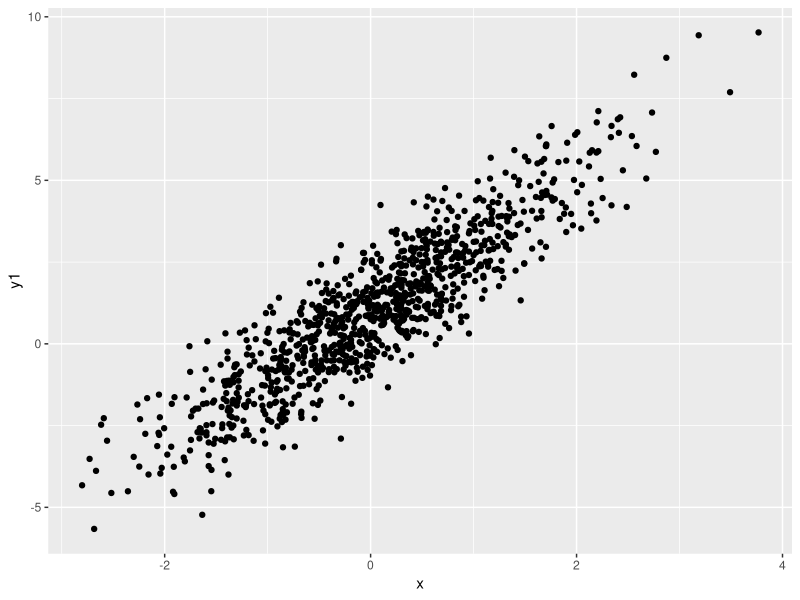
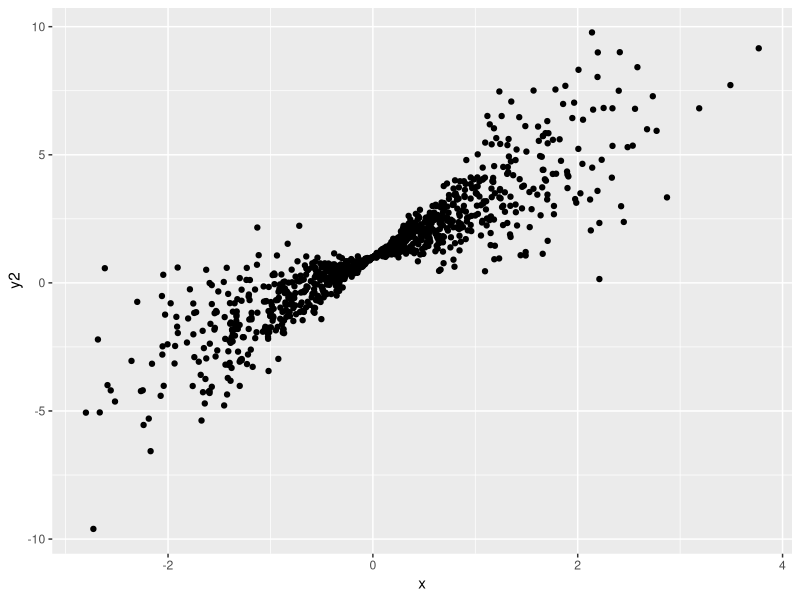

Source code (R) for these figures, in order:
# Question 1

## setup

library(ggplot2)
library(tibble)

## (1)

N <- 1000
x <- rnorm(N)
u1 <- rnorm(N)
u2 <- sapply(x, function(xi){rnorm(1,sd = abs(xi))})
a <- 1
b <- 2

### Model 1 & 2:
y1 <- a + b * x + u1
df_Model_1 <- tibble(y = y1, x)
y2 <- a + b * x + u2
df_Model_2 <- tibble(y = y2, x)

### draw plots respectively
scat_Model_1 <- ggplot(df_Model_1, aes(x, y)) +
  geom_point() +
  labs(x = 'x', y = 'y1')
scat_Model_2 <- ggplot(df_Model_2, aes(x, y)) +
  geom_point() +
  labs(x = 'x', y = 'y2')
ggsave(scat_Model_1, filename = 'Part_II/Question_1/scat_Model_1.png')
ggsave(scat_Model_2, filename = 'Part_II/Question_1/scat_Model_2.png')

## (2)

### funciton construction

reg <- function(x, y, n){
  df = tibble(x,y)
  x_bar <- mean(x)
  y_bar <- mean(y)
  SST <- sum((df$x - x_bar)^2)
  
  b_hat <- sum((df$y - y_bar) * (df$x - x_bar)) / SST
  a_hat <- y_bar - b_hat * x_bar
  sigma_hat_square = sum((df$y - a_hat - b_hat * df$x)^2) / (n -2)
  se_b_hat_0 <- sqrt(sigma_hat_square / SST)
  se_b_hat_1 <- sqrt(sum((df$x - x_bar)^2 * (df$y - a_hat - b_hat * df$x)^2) / SST^2)
  result <- c(b_hat, a_hat, sigma_hat_square, se_b_hat_0, se_b_hat_1)
  names(result) = c('b_hat', 'a_hat',  'sigma_hat^2', 'se_0', 'se_1')
  return(result)
}

### reg and compare
reg_Model_1 <- reg(x, y1, N)
print(reg_Model_1)
lm_Model_1 <- lm(y1 ~ x)

reg_Model_2 <- reg(x, y2, N)
print(reg_Model_2)
lm_Model_2 <- lm(y2 ~ x)

t_value_1 <- reg_Model_1["b_hat"] / reg_Model_1["se_0"]
print(paste("Without White standard error, the t value of b_hat in model 1 is : ", t_value_1))

t_value_2 <- reg_Model_2["b_hat"] / reg_Model_2["se_1"]
t_value_2_no <- reg_Model_2["b_hat"] / reg_Model_2["se_0"]
print(paste("With White standard error, the t value of b_hat in model 2 is : ", t_value_2))
print(paste("Without White standard error, the t value of b_hat in model 2 is : ", t_value_2_no))

### Answers in natural language

#### Plz check my Rmd file for this part.

cat('\nAnswers in natural language:\nEven though the t-value of model 2 is much less with White standard error, both t-values are big enough to reject null hypothesis under alpha = 0.05.\nUnder heteroskedastical circumstances, we\'ll get a bias on estimating the SE of coefficients, further a bad t-test. Under current setting, as error variance goes up with |x|, se_1 in model 2 is higher than se_0. While we obtain homoskedasticity in model 1, then se_0 and se_1 are almost the same.\n')

## (3)

simulate_t_homo <- function(choice){
  N <- 1000
  x <- rnorm(N)
  u1 <- rnorm(N)
  y1 <- u1 + 1
  reg_rslt <- reg(x, y1, N)
  if (choice == 0) {
    t_value <- reg_rslt["b_hat"] / reg_rslt["se_0"]
  } else if (choice == 1) {
    t_value <- reg_rslt["b_hat"] / reg_rslt["se_1"]
  } else {
    t_value <- NA
  }
  return(sum(t_value))
}

t0 <- replicate(10000, simulate_t_homo(0))
t0_bool <- abs(t0) > 1.96
t0_reject_proportion <- sum(t0_bool) / 10000
t1 <- replicate(10000, simulate_t_homo(1))
t1_bool <- abs(t1) > 1.96
t1_reject_proportion <- sum(t1_bool) / 10000

print(paste('The proportion of rejecting the null hypothesis using t0 is ', t0_reject_proportion))
print(paste('The proportion of rejecting the null hypothesis using t1 is ', t1_reject_proportion))

## (4)

simulate_t_hetero <- function(choice){
  N <- 1000
  x <- rnorm(N)
  u2 <- sapply(x, function(xi){rnorm(1,sd = abs(xi))})
  y2 <- u2 + 1
  reg_rslt <- reg(x, y2, N)
  if (choice == 0) {
    t_value <- reg_rslt["b_hat"] / reg_rslt["se_0"]
  } else if (choice == 1) {
    t_value <- reg_rslt["b_hat"] / reg_rslt["se_1"]
  } else {
    t_value <- NA
  }
  return(sum(t_value))
}

t0 <- replicate(10000, simulate_t_hetero(0))
t0_bool <- abs(t0) > 1.96
t0_reject_proportion <- sum(t0_bool) / 10000
t1 <- replicate(10000, simulate_t_hetero(1))
t1_bool <- abs(t1) > 1.96
t1_reject_proportion <- sum(t1_bool) / 10000

print(paste('The proportion of rejecting the null hypothesis using t0 is ', t0_reject_proportion))
print(paste('The proportion of rejecting the null hypothesis using t1 is ', t1_reject_proportion))

## (5)

# check my rmd or pdf file for non-code answers.